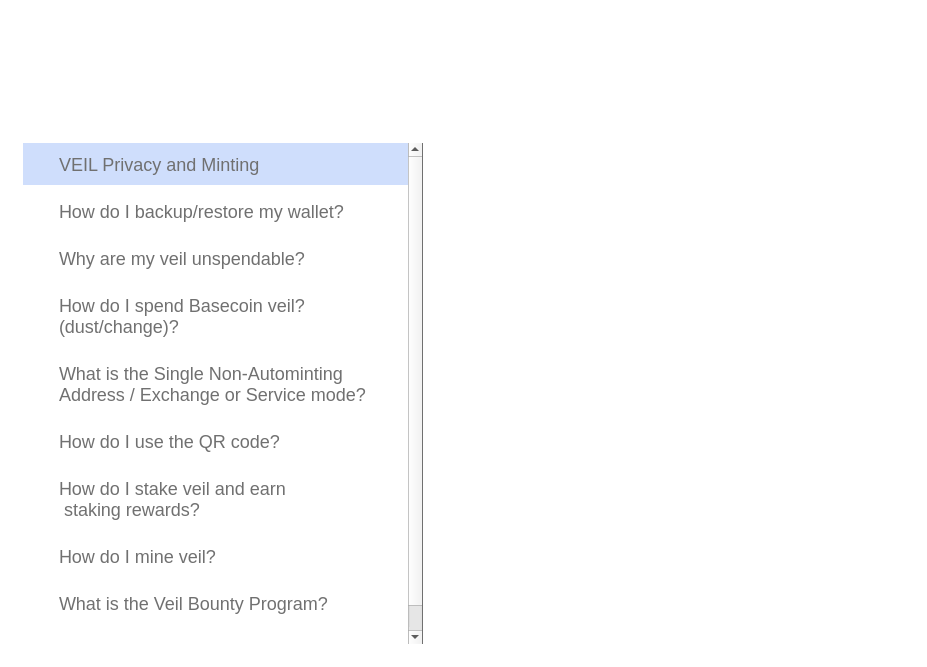
<?xml version="1.0" encoding="UTF-8"?>
<ui version="4.0">
 <class>SettingsFaq</class>
 <widget class="QDialog" name="SettingsFaq">
  <property name="geometry">
   <rect>
    <x>0</x>
    <y>0</y>
    <width>927</width>
    <height>667</height>
   </rect>
  </property>
  <property name="minimumSize">
   <size>
    <width>600</width>
    <height>0</height>
   </size>
  </property>
  <property name="windowTitle">
   <string>Form</string>
  </property>
  <property name="styleSheet">
   <string notr="true">#SettingsFaq{
	background-color:transparent;
}</string>
  </property>
  <layout class="QVBoxLayout" name="verticalLayout_2">
   <property name="spacing">
    <number>0</number>
   </property>
   <property name="leftMargin">
    <number>20</number>
   </property>
   <property name="topMargin">
    <number>20</number>
   </property>
   <property name="rightMargin">
    <number>20</number>
   </property>
   <property name="bottomMargin">
    <number>20</number>
   </property>
   <item>
    <widget class="QFrame" name="frameBase">
     <property name="minimumSize">
      <size>
       <width>0</width>
       <height>0</height>
      </size>
     </property>
     <property name="styleSheet">
      <string notr="true">#frameBase{
 border:none;
  background-color: transparent;
  border-radius: 20px;
}</string>
     </property>
     <property name="frameShape">
      <enum>QFrame::StyledPanel</enum>
     </property>
     <property name="frameShadow">
      <enum>QFrame::Raised</enum>
     </property>
     <layout class="QVBoxLayout" name="verticalLayout_6">
      <property name="spacing">
       <number>0</number>
      </property>
      <property name="leftMargin">
       <number>3</number>
      </property>
      <property name="topMargin">
       <number>3</number>
      </property>
      <property name="rightMargin">
       <number>3</number>
      </property>
      <property name="bottomMargin">
       <number>3</number>
      </property>
      <item>
       <widget class="QFrame" name="frame">
        <property name="minimumSize">
         <size>
          <width>0</width>
          <height>120</height>
         </size>
        </property>
        <property name="maximumSize">
         <size>
          <width>16777215</width>
          <height>150</height>
         </size>
        </property>
        <property name="styleSheet">
         <string notr="true">#frame{
border-image: url(&quot;:/icons/img-banner-top-png&quot;) 0 0 0 0 stretch stretch;
    padding:10px;
    margin:0px;
    border-top-right-radius: 20px;
    border-top-left-radius: 20px;
}</string>
        </property>
        <property name="frameShape">
         <enum>QFrame::NoFrame</enum>
        </property>
        <property name="frameShadow">
         <enum>QFrame::Raised</enum>
        </property>
        <property name="lineWidth">
         <number>0</number>
        </property>
        <layout class="QHBoxLayout" name="horizontalLayout_2">
         <property name="leftMargin">
          <number>0</number>
         </property>
         <property name="topMargin">
          <number>0</number>
         </property>
         <property name="rightMargin">
          <number>0</number>
         </property>
         <property name="bottomMargin">
          <number>0</number>
         </property>
         <item>
          <layout class="QHBoxLayout" name="horizontalLayout">
           <item>
            <widget class="QFrame" name="frame_t">
             <property name="sizePolicy">
              <sizepolicy hsizetype="Preferred" vsizetype="Preferred">
               <horstretch>0</horstretch>
               <verstretch>0</verstretch>
              </sizepolicy>
             </property>
             <property name="layoutDirection">
              <enum>Qt::LeftToRight</enum>
             </property>
             <property name="styleSheet">
              <string notr="true">#frame_t{
background:none;
background-color:transparent;
}</string>
             </property>
             <layout class="QHBoxLayout" name="horizontalLayout_4">
              <property name="spacing">
               <number>6</number>
              </property>
              <property name="leftMargin">
               <number>0</number>
              </property>
              <property name="topMargin">
               <number>0</number>
              </property>
              <property name="rightMargin">
               <number>0</number>
              </property>
              <property name="bottomMargin">
               <number>0</number>
              </property>
              <item alignment="Qt::AlignVCenter">
               <widget class="QLabel" name="label_3">
                <property name="styleSheet">
                 <string notr="true">text-align: left;
  color: #ffffff;
font-size:40px;
font-weight:light;
</string>
                </property>
                <property name="text">
                 <string>Tutorials/FAQ</string>
                </property>
                <property name="alignment">
                 <set>Qt::AlignBottom|Qt::AlignLeading|Qt::AlignLeft</set>
                </property>
               </widget>
              </item>
             </layout>
            </widget>
           </item>
           <item>
            <layout class="QVBoxLayout" name="verticalLayout_5">
             <property name="spacing">
              <number>0</number>
             </property>
             <item alignment="Qt::AlignRight">
              <widget class="QPushButton" name="btnEsc">
               <property name="minimumSize">
                <size>
                 <width>32</width>
                 <height>44</height>
                </size>
               </property>
               <property name="maximumSize">
                <size>
                 <width>32</width>
                 <height>44</height>
                </size>
               </property>
               <property name="styleSheet">
                <string notr="true">#btnEsc {
background-color:transparent;
border:0px;
background-repeat:no-repeat;
background-position: center;
}</string>
               </property>
               <property name="text">
                <string/>
               </property>
               <property name="icon">
                <iconset resource="../../veil.qrc">
                 <normaloff>:/icons/ic-close-white-png</normaloff>:/icons/ic-close-white-png</iconset>
               </property>
               <property name="iconSize">
                <size>
                 <width>24</width>
                 <height>24</height>
                </size>
               </property>
              </widget>
             </item>
            </layout>
           </item>
          </layout>
         </item>
        </layout>
       </widget>
      </item>
      <item>
       <widget class="QFrame" name="frame_2">
        <property name="styleSheet">
         <string notr="true">#frame_2{
 border:none;
  border-bottom-right-radius: 20px;
  border-bottom-left-radius: 20px;
  margin:0px;
}</string>
        </property>
        <property name="frameShape">
         <enum>QFrame::StyledPanel</enum>
        </property>
        <property name="frameShadow">
         <enum>QFrame::Raised</enum>
        </property>
        <property name="lineWidth">
         <number>0</number>
        </property>
        <layout class="QHBoxLayout" name="horizontalLayout_3">
         <property name="spacing">
          <number>0</number>
         </property>
         <property name="leftMargin">
          <number>0</number>
         </property>
         <property name="topMargin">
          <number>0</number>
         </property>
         <property name="rightMargin">
          <number>0</number>
         </property>
         <property name="bottomMargin">
          <number>0</number>
         </property>
         <item>
          <widget class="QScrollArea" name="scrollArea">
           <property name="minimumSize">
            <size>
             <width>400</width>
             <height>0</height>
            </size>
           </property>
           <property name="maximumSize">
            <size>
             <width>400</width>
             <height>16777215</height>
            </size>
           </property>
           <property name="styleSheet">
            <string notr="true">#scrollArea {
border-right:1px solid #707070;
margin:0px;
background-color:white;
}
QScrollBar {
background-color:white;
border:0;
}
QScrollBar:vertical {             
 border: 0px ;
 background:white;
 width:10px;    
  margin: 0px 0px 0px 0px;
}</string>
           </property>
           <property name="frameShape">
            <enum>QFrame::NoFrame</enum>
           </property>
           <property name="lineWidth">
            <number>1</number>
           </property>
           <property name="horizontalScrollBarPolicy">
            <enum>Qt::ScrollBarAlwaysOff</enum>
           </property>
           <property name="widgetResizable">
            <bool>true</bool>
           </property>
           <widget class="QWidget" name="scrollAreaWidgetContents">
            <property name="geometry">
             <rect>
              <x>0</x>
              <y>0</y>
              <width>400</width>
              <height>501</height>
             </rect>
            </property>
            <property name="maximumSize">
             <size>
              <width>400</width>
              <height>16777215</height>
             </size>
            </property>
            <property name="styleSheet">
             <string notr="true">background-color:white;
border-right:1px solid #707070;</string>
            </property>
            <layout class="QVBoxLayout" name="verticalLayout_3">
             <property name="spacing">
              <number>0</number>
             </property>
             <property name="leftMargin">
              <number>0</number>
             </property>
             <property name="topMargin">
              <number>0</number>
             </property>
             <property name="rightMargin">
              <number>0</number>
             </property>
             <property name="bottomMargin">
              <number>0</number>
             </property>
             <item>
              <widget class="QGroupBox" name="groupBox">
               <property name="sizePolicy">
                <sizepolicy hsizetype="Maximum" vsizetype="Preferred">
                 <horstretch>0</horstretch>
                 <verstretch>0</verstretch>
                </sizepolicy>
               </property>
               <property name="minimumSize">
                <size>
                 <width>400</width>
                 <height>0</height>
                </size>
               </property>
               <property name="maximumSize">
                <size>
                 <width>400</width>
                 <height>16777215</height>
                </size>
               </property>
               <property name="styleSheet">
                <string notr="true">background-color:white;
border:none;
margin:0px;</string>
               </property>
               <property name="title">
                <string/>
               </property>
               <layout class="QVBoxLayout" name="verticalLayout_4">
                <property name="spacing">
                 <number>5</number>
                </property>
                <property name="leftMargin">
                 <number>0</number>
                </property>
                <property name="topMargin">
                 <number>0</number>
                </property>
                <property name="rightMargin">
                 <number>0</number>
                </property>
                <property name="bottomMargin">
                 <number>0</number>
                </property>
                <item>
                 <widget class="QRadioButton" name="radioButton_01">
                  <property name="sizePolicy">
                   <sizepolicy hsizetype="Expanding" vsizetype="Fixed">
                    <horstretch>0</horstretch>
                    <verstretch>0</verstretch>
                   </sizepolicy>
                  </property>
                  <property name="minimumSize">
                   <size>
                    <width>400</width>
                    <height>0</height>
                   </size>
                  </property>
                  <property name="focusPolicy">
                   <enum>Qt::NoFocus</enum>
                  </property>
                  <property name="styleSheet">
                   <string notr="true">#radioButton_01 {
    border-radius: 0px;
    border:  none;
    margin:0px;
    background-color:#ffffff;
    color: #707070;
    font-size: 18px;
    padding:10px 30px 10px 30px;
    text-align:center !important;
}

#radioButton_01:checked {
    border:  none;
     background-color:rgba(16,90,239,0.2);
    color: #707070;
    margin:0px;
}

#radioButton_01:unchecked {
    border:  none;
    background-color:white;
    color: #707070;
}

#radioButton_01::indicator {
    width:                  0px;
    height:                 0px;
    border-radius:          0px;
}</string>
                  </property>
                  <property name="text">
                   <string>VEIL Privacy and Minting</string>
                  </property>
                  <property name="checked">
                   <bool>true</bool>
                  </property>
                 </widget>
                </item>
                <item>
                 <widget class="QRadioButton" name="radioButton_03">
                  <property name="minimumSize">
                   <size>
                    <width>400</width>
                    <height>0</height>
                   </size>
                  </property>
                  <property name="maximumSize">
                   <size>
                    <width>390</width>
                    <height>16777215</height>
                   </size>
                  </property>
                  <property name="focusPolicy">
                   <enum>Qt::NoFocus</enum>
                  </property>
                  <property name="styleSheet">
                   <string notr="true">#radioButton_03 {
    border-radius: 0;
    border:  0;
    background-color:#ffffff;
    color: #707070;
    font-size: 18px;
    padding:10 30 10 30;
    text-align:center !important;
}

#radioButton_03:checked {
    border:  0;
     background-color:rgba(16,90,239,0.2);
    color: #707070;
}

#radioButton_03:unchecked {
    border:  0;
    background-color:white;
    color: #707070;
}

#radioButton_03::indicator {
    width:                  0px;
    height:                 0px;
    border-radius:          0px;
}</string>
                  </property>
                  <property name="text">
                   <string>How do I backup/restore my wallet?</string>
                  </property>
                 </widget>
                </item>
                <item>
                 <widget class="QRadioButton" name="radioButton_04">
                  <property name="minimumSize">
                   <size>
                    <width>400</width>
                    <height>0</height>
                   </size>
                  </property>
                  <property name="maximumSize">
                   <size>
                    <width>400</width>
                    <height>16777215</height>
                   </size>
                  </property>
                  <property name="focusPolicy">
                   <enum>Qt::NoFocus</enum>
                  </property>
                  <property name="styleSheet">
                   <string notr="true">#radioButton_04 {
    border-radius: 0;
    border:  0;
    background-color:#ffffff;
    color: #707070;
    font-size: 18px;
    padding:10 30 10 30;
    text-align:center !important;
}

#radioButton_04:checked {
    border:  0;
     background-color:rgba(16,90,239,0.2);
    color: #707070;
}

#radioButton_04:unchecked {
    border:  0;
    background-color:white;
    color: #707070;
}

#radioButton_04::indicator {
    width:                  0px;
    height:                 0px;
    border-radius:          0px;
}</string>
                  </property>
                  <property name="text">
                   <string>Why are my veil unspendable?</string>
                  </property>
                 </widget>
                </item>
                <item>
                 <widget class="QRadioButton" name="radioButton_05">
                  <property name="minimumSize">
                   <size>
                    <width>400</width>
                    <height>0</height>
                   </size>
                  </property>
                  <property name="maximumSize">
                   <size>
                    <width>390</width>
                    <height>16777215</height>
                   </size>
                  </property>
                  <property name="focusPolicy">
                   <enum>Qt::NoFocus</enum>
                  </property>
                  <property name="styleSheet">
                   <string notr="true">#radioButton_05 {
    border-radius: 0;
    border:  0;
    background-color:#ffffff;
    color: #707070;
    font-size: 18px;
    padding:10 30 10 30;
    text-align:center !important;
}

#radioButton_05:checked {
    border:  0;
     background-color:rgba(16,90,239,0.2);
    color: #707070;
}

#radioButton_05:unchecked {
    border:  0;
    background-color:white;
    color: #707070;
}

#radioButton_05::indicator {
    width:                  0px;
    height:                 0px;
    border-radius:          0px;
}</string>
                  </property>
                  <property name="text">
                   <string>How do I spend Basecoin veil? 
(dust/change)?</string>
                  </property>
                 </widget>
                </item>
                <item>
                 <widget class="QRadioButton" name="radioButton_06">
                  <property name="minimumSize">
                   <size>
                    <width>400</width>
                    <height>0</height>
                   </size>
                  </property>
                  <property name="maximumSize">
                   <size>
                    <width>390</width>
                    <height>16777215</height>
                   </size>
                  </property>
                  <property name="focusPolicy">
                   <enum>Qt::NoFocus</enum>
                  </property>
                  <property name="styleSheet">
                   <string notr="true">#radioButton_06 {
    border-radius: 0;
    border:  0;
    background-color:#ffffff;
    color: #707070;
    font-size: 18px;
    padding:10 30 10 30;
    text-align:center !important;
}

#radioButton_06:checked {
    border:  0;
     background-color:rgba(16,90,239,0.2);
    color: #707070;
}

#radioButton_06:unchecked {
    border:  0;
    background-color:white;
    color: #707070;
}

#radioButton_06::indicator {
    width:                  0px;
    height:                 0px;
    border-radius:          0px;
}</string>
                  </property>
                  <property name="text">
                   <string>What is the Single Non-Autominting 
Address / Exchange or Service mode?</string>
                  </property>
                 </widget>
                </item>
                <item>
                 <widget class="QRadioButton" name="radioButton_07">
                  <property name="minimumSize">
                   <size>
                    <width>400</width>
                    <height>0</height>
                   </size>
                  </property>
                  <property name="maximumSize">
                   <size>
                    <width>390</width>
                    <height>16777215</height>
                   </size>
                  </property>
                  <property name="focusPolicy">
                   <enum>Qt::NoFocus</enum>
                  </property>
                  <property name="styleSheet">
                   <string notr="true">#radioButton_07 {
    border-radius: 0;
    border:  0;
    background-color:#ffffff;
    color: #707070;
    font-size: 18px;
    padding:10 30 10 30;
    text-align:center !important;
}

#radioButton_07:checked {
    border:  0;
     background-color:rgba(16,90,239,0.2);
    color: #707070;
}

#radioButton_07:unchecked {
    border:  0;
    background-color:white;
    color: #707070;
}

#radioButton_07::indicator {
    width:                  0px;
    height:                 0px;
    border-radius:          0px;
}</string>
                  </property>
                  <property name="text">
                   <string>How do I use the QR code?</string>
                  </property>
                 </widget>
                </item>
                <item>
                 <widget class="QRadioButton" name="radioButton_08">
                  <property name="minimumSize">
                   <size>
                    <width>400</width>
                    <height>0</height>
                   </size>
                  </property>
                  <property name="maximumSize">
                   <size>
                    <width>390</width>
                    <height>16777215</height>
                   </size>
                  </property>
                  <property name="focusPolicy">
                   <enum>Qt::NoFocus</enum>
                  </property>
                  <property name="styleSheet">
                   <string notr="true">#radioButton_08 {
    border-radius: 0;
    border:  0;
    background-color:#ffffff;
    color: #707070;
    font-size: 18px;;
    padding:10 30 10 30;
    text-align:center !important;
}

#radioButton_08:checked {
    border:  0;
     background-color:rgba(16,90,239,0.2);
    color: #707070;
}

#radioButton_08:unchecked {
    border:  0;
    background-color:white;
    color: #707070;
}

#radioButton_08::indicator {
    width:                  0px;
    height:                 0px;
    border-radius:          0px;
}</string>
                  </property>
                  <property name="text">
                   <string>How do I stake veil and earn
 staking rewards?</string>
                  </property>
                 </widget>
                </item>
                <item>
                 <widget class="QRadioButton" name="radioButton_09">
                  <property name="minimumSize">
                   <size>
                    <width>400</width>
                    <height>0</height>
                   </size>
                  </property>
                  <property name="maximumSize">
                   <size>
                    <width>390</width>
                    <height>16777215</height>
                   </size>
                  </property>
                  <property name="focusPolicy">
                   <enum>Qt::NoFocus</enum>
                  </property>
                  <property name="styleSheet">
                   <string notr="true">#radioButton_09 {
    border-radius: 0;
    border:  0;
    background-color:#ffffff;
    color: #707070;
    font-size: 18px;
    padding:10 30 10 30;
    text-align:center !important;
}

#radioButton_09:checked {
    border:  0;
     background-color:rgba(16,90,239,0.2);
    color: #707070;
}

#radioButton_09:unchecked {
    border:  0;
    background-color:white;
    color: #707070;
}

#radioButton_09:indicator {
    width:                  0px;
    height:                 0px;
    border-radius:          0px;
}</string>
                  </property>
                  <property name="text">
                   <string>How do I mine veil?</string>
                  </property>
                 </widget>
                </item>
                <item>
                 <widget class="QRadioButton" name="radioButton_10">
                  <property name="minimumSize">
                   <size>
                    <width>400</width>
                    <height>0</height>
                   </size>
                  </property>
                  <property name="maximumSize">
                   <size>
                    <width>390</width>
                    <height>16777215</height>
                   </size>
                  </property>
                  <property name="focusPolicy">
                   <enum>Qt::NoFocus</enum>
                  </property>
                  <property name="styleSheet">
                   <string notr="true">#radioButton_10 {
    border-radius: 0;
    border:  0;
    background-color:#ffffff;
    color: #707070;
    font-size: 18px;
    padding:10 30 10 30;
    text-align:center !important;
}

#radioButton_10:checked {
    border:  0;
     background-color:rgba(16,90,239,0.2);
    color: #707070;
}

#radioButton_10:unchecked {
    border:  0;
    background-color:white;
    color: #707070;
}

#radioButton_10::indicator {
    width:                  0px;
    height:                 0px;
    border-radius:          0px;
}</string>
                  </property>
                  <property name="text">
                   <string>What is the Veil Bounty Program?</string>
                  </property>
                 </widget>
                </item>
                <item>
                 <widget class="QRadioButton" name="radioButton_12">
                  <property name="sizePolicy">
                   <sizepolicy hsizetype="Expanding" vsizetype="Fixed">
                    <horstretch>0</horstretch>
                    <verstretch>0</verstretch>
                   </sizepolicy>
                  </property>
                  <property name="minimumSize">
                   <size>
                    <width>400</width>
                    <height>0</height>
                   </size>
                  </property>
                  <property name="focusPolicy">
                   <enum>Qt::NoFocus</enum>
                  </property>
                  <property name="styleSheet">
                   <string notr="true">#radioButton_12 {
    border-radius: 0px;
    border:  none;
    margin:0px;
    background-color:#ffffff;
    color: #707070;
    font-size: 18px;
    padding:10px 30px 10px 30px;
    text-align:center !important;
}

#radioButton_12:checked {
    border:  none;
     background-color:rgba(16,90,239,0.2);
    color: #707070;
    margin:0px;
}

#radioButton_12:unchecked {
    border:  none;
    background-color:white;
    color: #707070;
}

#radioButton_12::indicator {
    width:                  0px;
    height:                 0px;
    border-radius:          0px;
}</string>
                  </property>
                  <property name="text">
                   <string>How do i lock/unlock my wallet?</string>
                  </property>
                 </widget>
                </item>
                <item>
                 <spacer name="verticalSpacer">
                  <property name="orientation">
                   <enum>Qt::Vertical</enum>
                  </property>
                  <property name="sizeHint" stdset="0">
                   <size>
                    <width>20</width>
                    <height>40</height>
                   </size>
                  </property>
                 </spacer>
                </item>
               </layout>
              </widget>
             </item>
            </layout>
           </widget>
          </widget>
         </item>
         <item>
          <widget class="QScrollArea" name="scrollArea_2">
           <property name="styleSheet">
            <string notr="true">background-color:white;
border:0;</string>
           </property>
           <property name="widgetResizable">
            <bool>true</bool>
           </property>
           <widget class="QWidget" name="scrollAreaWidgetContents_2">
            <property name="geometry">
             <rect>
              <x>0</x>
              <y>0</y>
              <width>481</width>
              <height>501</height>
             </rect>
            </property>
            <property name="styleSheet">
             <string notr="true">background-color:white;
border:0;</string>
            </property>
            <layout class="QVBoxLayout" name="verticalLayout">
             <property name="leftMargin">
              <number>0</number>
             </property>
             <property name="topMargin">
              <number>0</number>
             </property>
             <property name="rightMargin">
              <number>0</number>
             </property>
             <property name="bottomMargin">
              <number>0</number>
             </property>
             <item>
              <widget class="QStackedWidget" name="stackedWidget">
               <property name="styleSheet">
                <string notr="true">background-color:transparent;
border:0;</string>
               </property>
               <property name="lineWidth">
                <number>0</number>
               </property>
               <widget class="QWidget" name="page"/>
               <widget class="QWidget" name="page_2"/>
              </widget>
             </item>
            </layout>
           </widget>
          </widget>
         </item>
        </layout>
       </widget>
      </item>
     </layout>
    </widget>
   </item>
  </layout>
 </widget>
 <resources>
  <include location="../../veil.qrc"/>
 </resources>
 <connections/>
</ui>
